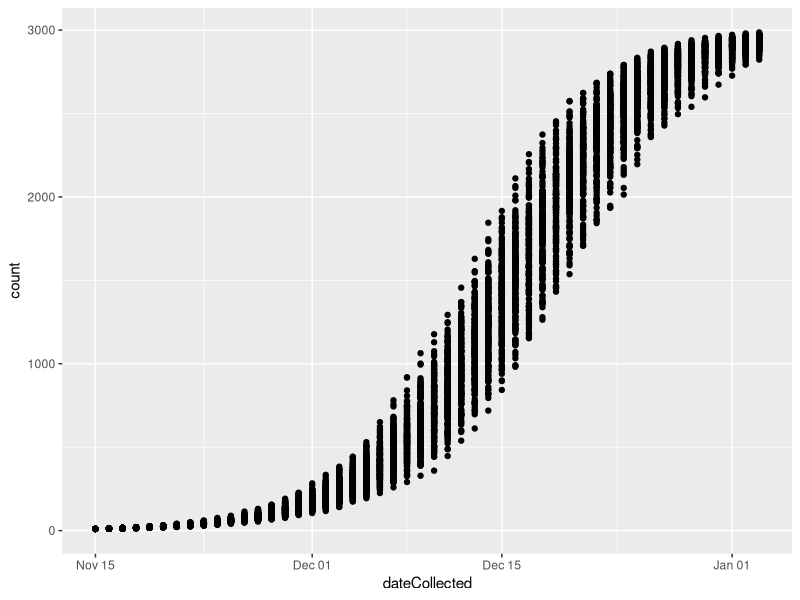
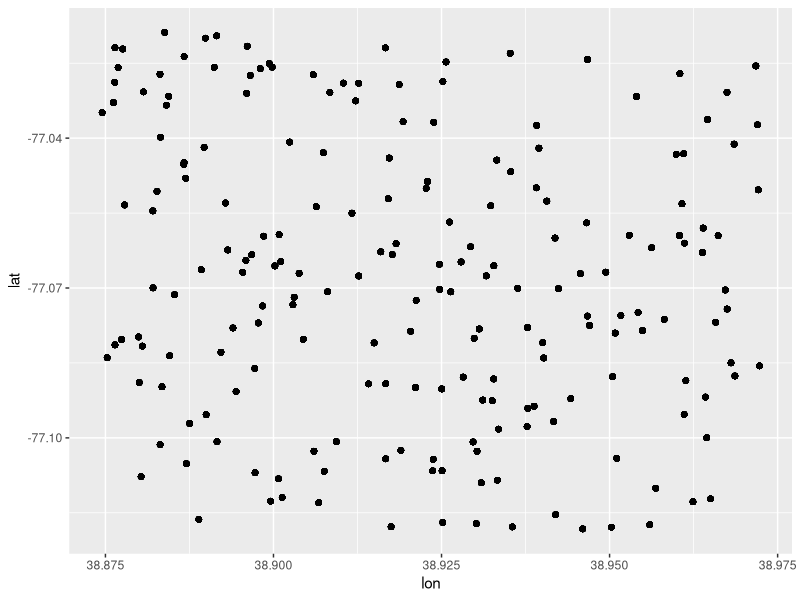

The R source for these figures, in order:
## synthetic data 

library(dplyr)
library(stringr)
library(lubridate)
library(tibble)
library(purrr)
library(ggplot2)

### need to make this happen at 200 locations


pops <- list()

FullData <- list()

sites <- paste0("A",1:200) 

for (j in 1:length(sites)) {
 
  r <- 0.2 
  k <- 3000 
  n <- 10
  t <- 1:50  
  
pops[[1]] <- n
  
for (i in 2:length(t)) {
  
  nt <- pops[i-1][[1]]
  e <- runif(n = 1,min = -.1,max = .1)
  pops[i] <- nt + (r+e)*nt*(1-(nt/k)) 

  #print(pops[i])  
}
  
counts <-  map_dbl(.x = pops,.f = rbind)

lon <- 38.922807 + runif(1,min = -0.05, max  = 0.05)
lat <- -77.068259 + runif(1,min = -0.05, max  = 0.05)

SynData <- data.frame(
  dateCollected = Sys.Date() + 1:50,
  TrapType = "Ovisposition",
  Species = "Culex pipiens",
  Site = sites[j],
  Sex = "Female",
  lat = lat,
  lon = lon,
  count =  round(counts,digits = 0)
)

FullData[[j]] <- SynData

}


SynFull <- do.call(rbind,FullData)

summary(SynFull)

SynFull %>% 
  filter(count == -Inf)

SynFull %>% 
  ggplot(aes(x = dateCollected,y = count)) +
  geom_point()

SynFull %>% 
  ggplot(aes(x = lon,y = lat)) +
  geom_point()

### add noise in dates
### add noise in counts



dir.create("./SyntheticData")

SynFull %>% write.csv(file = "./SyntheticData/Culex.csv")

